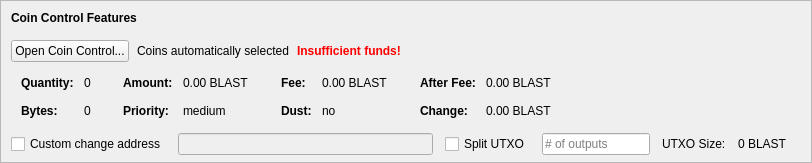
    <widget class="QFrame" name="frameCoinControl">
     <property name="sizePolicy">
      <sizepolicy hsizetype="Expanding" vsizetype="Expanding">
       <horstretch>0</horstretch>
       <verstretch>0</verstretch>
      </sizepolicy>
     </property>
     <property name="maximumSize">
      <size>
       <width>16777215</width>
       <height>16777215</height>
      </size>
     </property>
     <property name="frameShape">
      <enum>QFrame::StyledPanel</enum>
     </property>
     <property name="frameShadow">
      <enum>QFrame::Sunken</enum>
     </property>
     <layout class="QVBoxLayout" name="verticalLayoutCoinControl2">
      <property name="spacing">
       <number>0</number>
      </property>
      <property name="leftMargin">
       <number>0</number>
      </property>
      <property name="topMargin">
       <number>0</number>
      </property>
      <property name="rightMargin">
       <number>0</number>
      </property>
      <property name="bottomMargin">
       <number>6</number>
      </property>
      <item>
       <layout class="QVBoxLayout" name="verticalLayoutCoinControl" stretch="0,0,0,0,1">
        <property name="spacing">
         <number>0</number>
        </property>
        <property name="leftMargin">
         <number>10</number>
        </property>
        <property name="topMargin">
         <number>10</number>
        </property>
        <item>
         <layout class="QHBoxLayout" name="horizontalLayoutCoinControl1">
          <property name="bottomMargin">
           <number>15</number>
          </property>
          <item>
           <widget class="QLabel" name="labelCoinControlFeatures">
            <property name="sizePolicy">
             <sizepolicy hsizetype="Preferred" vsizetype="Maximum">
              <horstretch>0</horstretch>
              <verstretch>0</verstretch>
             </sizepolicy>
            </property>
            <property name="font">
             <font>
              <weight>75</weight>
              <bold>true</bold>
             </font>
            </property>
            <property name="styleSheet">
             <string notr="true">font-weight:bold;</string>
            </property>
            <property name="text">
             <string>Coin Control Features</string>
            </property>
           </widget>
          </item>
         </layout>
        </item>
        <item>
         <layout class="QHBoxLayout" name="horizontalLayoutCoinControl2" stretch="0,0,0,0">
          <property name="spacing">
           <number>8</number>
          </property>
          <property name="bottomMargin">
           <number>10</number>
          </property>
          <item>
           <widget class="QPushButton" name="pushButtonCoinControl">
            <property name="styleSheet">
             <string notr="true"/>
            </property>
            <property name="text">
             <string>Open Coin Control...</string>
            </property>
            <property name="autoDefault">
             <bool>false</bool>
            </property>
           </widget>
          </item>
          <item>
           <widget class="QLabel" name="labelCoinControlAutomaticallySelected">
            <property name="text">
             <string>Coins automatically selected</string>
            </property>
            <property name="margin">
             <number>5</number>
            </property>
           </widget>
          </item>
          <item>
           <widget class="QLabel" name="labelCoinControlInsuffFunds">
            <property name="font">
             <font>
              <weight>75</weight>
              <bold>true</bold>
             </font>
            </property>
            <property name="styleSheet">
             <string notr="true">color:red;font-weight:bold;</string>
            </property>
            <property name="text">
             <string>Insufficient funds!</string>
            </property>
            <property name="margin">
             <number>5</number>
            </property>
           </widget>
          </item>
          <item>
           <spacer name="horizontalSpacerCoinControl">
            <property name="orientation">
             <enum>Qt::Horizontal</enum>
            </property>
            <property name="sizeHint" stdset="0">
             <size>
              <width>40</width>
              <height>1</height>
             </size>
            </property>
           </spacer>
          </item>
         </layout>
        </item>
        <item>
         <widget class="QWidget" name="widgetCoinControl" native="true">
          <property name="sizePolicy">
           <sizepolicy hsizetype="Preferred" vsizetype="Preferred">
            <horstretch>0</horstretch>
            <verstretch>0</verstretch>
           </sizepolicy>
          </property>
          <property name="minimumSize">
           <size>
            <width>0</width>
            <height>0</height>
           </size>
          </property>
          <property name="styleSheet">
           <string notr="true"/>
          </property>
          <layout class="QHBoxLayout" name="horizontalLayoutCoinControl5">
           <property name="leftMargin">
            <number>0</number>
           </property>
           <property name="topMargin">
            <number>0</number>
           </property>
           <property name="rightMargin">
            <number>0</number>
           </property>
           <property name="bottomMargin">
            <number>0</number>
           </property>
           <item>
            <layout class="QHBoxLayout" name="horizontalLayoutCoinControl3" stretch="0,0,0,1">
             <property name="spacing">
              <number>20</number>
             </property>
             <property name="topMargin">
              <number>0</number>
             </property>
             <property name="bottomMargin">
              <number>10</number>
             </property>
             <item>
              <layout class="QFormLayout" name="formLayoutCoinControl1">
               <property name="horizontalSpacing">
                <number>10</number>
               </property>
               <property name="verticalSpacing">
                <number>14</number>
               </property>
               <property name="leftMargin">
                <number>10</number>
               </property>
               <property name="topMargin">
                <number>4</number>
               </property>
               <property name="rightMargin">
                <number>6</number>
               </property>
               <item row="0" column="0">
                <widget class="QLabel" name="labelCoinControlQuantityText">
                 <property name="font">
                  <font>
                   <weight>75</weight>
                   <bold>true</bold>
                  </font>
                 </property>
                 <property name="text">
                  <string>Quantity:</string>
                 </property>
                 <property name="margin">
                  <number>0</number>
                 </property>
                </widget>
               </item>
               <item row="0" column="1">
                <widget class="QLabel" name="labelCoinControlQuantity">
                 <property name="cursor">
                  <cursorShape>IBeamCursor</cursorShape>
                 </property>
                 <property name="contextMenuPolicy">
                  <enum>Qt::ActionsContextMenu</enum>
                 </property>
                 <property name="text">
                  <string notr="true">0</string>
                 </property>
                 <property name="margin">
                  <number>0</number>
                 </property>
                 <property name="textInteractionFlags">
                  <set>Qt::LinksAccessibleByMouse|Qt::TextSelectableByKeyboard|Qt::TextSelectableByMouse</set>
                 </property>
                </widget>
               </item>
               <item row="1" column="0">
                <widget class="QLabel" name="labelCoinControlBytesText">
                 <property name="font">
                  <font>
                   <weight>75</weight>
                   <bold>true</bold>
                  </font>
                 </property>
                 <property name="text">
                  <string>Bytes:</string>
                 </property>
                </widget>
               </item>
               <item row="1" column="1">
                <widget class="QLabel" name="labelCoinControlBytes">
                 <property name="cursor">
                  <cursorShape>IBeamCursor</cursorShape>
                 </property>
                 <property name="contextMenuPolicy">
                  <enum>Qt::ActionsContextMenu</enum>
                 </property>
                 <property name="text">
                  <string notr="true">0</string>
                 </property>
                 <property name="textInteractionFlags">
                  <set>Qt::LinksAccessibleByMouse|Qt::TextSelectableByKeyboard|Qt::TextSelectableByMouse</set>
                 </property>
                </widget>
               </item>
              </layout>
             </item>
             <item>
              <layout class="QFormLayout" name="formLayoutCoinControl2">
               <property name="horizontalSpacing">
                <number>10</number>
               </property>
               <property name="verticalSpacing">
                <number>14</number>
               </property>
               <property name="leftMargin">
                <number>6</number>
               </property>
               <property name="topMargin">
                <number>4</number>
               </property>
               <property name="rightMargin">
                <number>6</number>
               </property>
               <item row="0" column="0">
                <widget class="QLabel" name="labelCoinControlAmountText">
                 <property name="font">
                  <font>
                   <weight>75</weight>
                   <bold>true</bold>
                  </font>
                 </property>
                 <property name="text">
                  <string>Amount:</string>
                 </property>
                 <property name="margin">
                  <number>0</number>
                 </property>
                </widget>
               </item>
               <item row="0" column="1">
                <widget class="QLabel" name="labelCoinControlAmount">
                 <property name="cursor">
                  <cursorShape>IBeamCursor</cursorShape>
                 </property>
                 <property name="contextMenuPolicy">
                  <enum>Qt::ActionsContextMenu</enum>
                 </property>
                 <property name="text">
                  <string notr="true">0.00 BLAST</string>
                 </property>
                 <property name="textInteractionFlags">
                  <set>Qt::LinksAccessibleByMouse|Qt::TextSelectableByKeyboard|Qt::TextSelectableByMouse</set>
                 </property>
                </widget>
               </item>
               <item row="1" column="0">
                <widget class="QLabel" name="labelCoinControlPriorityText">
                 <property name="font">
                  <font>
                   <weight>75</weight>
                   <bold>true</bold>
                  </font>
                 </property>
                 <property name="text">
                  <string>Priority:</string>
                 </property>
                </widget>
               </item>
               <item row="1" column="1">
                <widget class="QLabel" name="labelCoinControlPriority">
                 <property name="cursor">
                  <cursorShape>IBeamCursor</cursorShape>
                 </property>
                 <property name="contextMenuPolicy">
                  <enum>Qt::ActionsContextMenu</enum>
                 </property>
                 <property name="text">
                  <string>medium</string>
                 </property>
                 <property name="textInteractionFlags">
                  <set>Qt::LinksAccessibleByMouse|Qt::TextSelectableByKeyboard|Qt::TextSelectableByMouse</set>
                 </property>
                </widget>
               </item>
              </layout>
             </item>
             <item>
              <layout class="QFormLayout" name="formLayoutCoinControl3">
               <property name="horizontalSpacing">
                <number>10</number>
               </property>
               <property name="verticalSpacing">
                <number>14</number>
               </property>
               <property name="leftMargin">
                <number>6</number>
               </property>
               <property name="topMargin">
                <number>4</number>
               </property>
               <property name="rightMargin">
                <number>6</number>
               </property>
               <item row="0" column="0">
                <widget class="QLabel" name="labelCoinControlFeeText">
                 <property name="font">
                  <font>
                   <weight>75</weight>
                   <bold>true</bold>
                  </font>
                 </property>
                 <property name="text">
                  <string>Fee:</string>
                 </property>
                 <property name="margin">
                  <number>0</number>
                 </property>
                </widget>
               </item>
               <item row="0" column="1">
                <widget class="QLabel" name="labelCoinControlFee">
                 <property name="cursor">
                  <cursorShape>IBeamCursor</cursorShape>
                 </property>
                 <property name="contextMenuPolicy">
                  <enum>Qt::ActionsContextMenu</enum>
                 </property>
                 <property name="text">
                  <string notr="true">0.00 BLAST</string>
                 </property>
                 <property name="textInteractionFlags">
                  <set>Qt::LinksAccessibleByMouse|Qt::TextSelectableByKeyboard|Qt::TextSelectableByMouse</set>
                 </property>
                </widget>
               </item>
               <item row="1" column="0">
                <widget class="QLabel" name="labelCoinControlLowOutputText">
                 <property name="font">
                  <font>
                   <weight>75</weight>
                   <bold>true</bold>
                  </font>
                 </property>
                 <property name="text">
                  <string>Dust:</string>
                 </property>
                </widget>
               </item>
               <item row="1" column="1">
                <widget class="QLabel" name="labelCoinControlLowOutput">
                 <property name="cursor">
                  <cursorShape>IBeamCursor</cursorShape>
                 </property>
                 <property name="contextMenuPolicy">
                  <enum>Qt::ActionsContextMenu</enum>
                 </property>
                 <property name="text">
                  <string>no</string>
                 </property>
                 <property name="textInteractionFlags">
                  <set>Qt::LinksAccessibleByMouse|Qt::TextSelectableByKeyboard|Qt::TextSelectableByMouse</set>
                 </property>
                </widget>
               </item>
              </layout>
             </item>
             <item>
              <layout class="QFormLayout" name="formLayoutCoinControl4">
               <property name="horizontalSpacing">
                <number>10</number>
               </property>
               <property name="verticalSpacing">
                <number>14</number>
               </property>
               <property name="leftMargin">
                <number>6</number>
               </property>
               <property name="topMargin">
                <number>4</number>
               </property>
               <property name="rightMargin">
                <number>6</number>
               </property>
               <item row="0" column="0">
                <widget class="QLabel" name="labelCoinControlAfterFeeText">
                 <property name="font">
                  <font>
                   <weight>75</weight>
                   <bold>true</bold>
                  </font>
                 </property>
                 <property name="text">
                  <string>After Fee:</string>
                 </property>
                 <property name="margin">
                  <number>0</number>
                 </property>
                </widget>
               </item>
               <item row="0" column="1">
                <widget class="QLabel" name="labelCoinControlAfterFee">
                 <property name="cursor">
                  <cursorShape>IBeamCursor</cursorShape>
                 </property>
                 <property name="contextMenuPolicy">
                  <enum>Qt::ActionsContextMenu</enum>
                 </property>
                 <property name="text">
                  <string notr="true">0.00 BLAST</string>
                 </property>
                 <property name="textInteractionFlags">
                  <set>Qt::LinksAccessibleByMouse|Qt::TextSelectableByKeyboard|Qt::TextSelectableByMouse</set>
                 </property>
                </widget>
               </item>
               <item row="1" column="0">
                <widget class="QLabel" name="labelCoinControlChangeText">
                 <property name="font">
                  <font>
                   <weight>75</weight>
                   <bold>true</bold>
                  </font>
                 </property>
                 <property name="text">
                  <string>Change:</string>
                 </property>
                </widget>
               </item>
               <item row="1" column="1">
                <widget class="QLabel" name="labelCoinControlChange">
                 <property name="cursor">
                  <cursorShape>IBeamCursor</cursorShape>
                 </property>
                 <property name="contextMenuPolicy">
                  <enum>Qt::ActionsContextMenu</enum>
                 </property>
                 <property name="text">
                  <string notr="true">0.00 BLAST</string>
                 </property>
                 <property name="textInteractionFlags">
                  <set>Qt::LinksAccessibleByMouse|Qt::TextSelectableByKeyboard|Qt::TextSelectableByMouse</set>
                 </property>
                </widget>
               </item>
              </layout>
             </item>
            </layout>
           </item>
          </layout>
         </widget>
        </item>
        <item>
         <layout class="QHBoxLayout" name="horizontalLayoutCoinControl4" stretch="0,0,0,0,0,0,0">
          <property name="spacing">
           <number>12</number>
          </property>
          <property name="sizeConstraint">
           <enum>QLayout::SetDefaultConstraint</enum>
          </property>
          <property name="topMargin">
           <number>5</number>
          </property>
          <property name="rightMargin">
           <number>5</number>
          </property>
          <item>
           <widget class="QCheckBox" name="checkBoxCoinControlChange">
            <property name="toolTip">
             <string>If this is activated, but the change address is empty or invalid, change will be sent to a newly generated address.</string>
            </property>
            <property name="text">
             <string>Custom change address</string>
            </property>
           </widget>
          </item>
          <item>
           <widget class="QValidatedLineEdit" name="lineEditCoinControlChange">
            <property name="enabled">
             <bool>false</bool>
            </property>
            <property name="sizePolicy">
             <sizepolicy hsizetype="Expanding" vsizetype="Fixed">
              <horstretch>0</horstretch>
              <verstretch>0</verstretch>
             </sizepolicy>
            </property>
           </widget>
          </item>
          <item>
           <widget class="QCheckBox" name="splitBlockCheckBox">
            <property name="text">
             <string>Split UTXO</string>
            </property>
           </widget>
          </item>
          <item>
           <widget class="QLineEdit" name="splitBlockLineEdit">
            <property name="sizePolicy">
             <sizepolicy hsizetype="Fixed" vsizetype="Fixed">
              <horstretch>50</horstretch>
              <verstretch>0</verstretch>
             </sizepolicy>
            </property>
            <property name="placeholderText">
             <string># of outputs</string>
            </property>
           </widget>
          </item>
          <item>
           <widget class="QLabel" name="labelBlockSizeText">
            <property name="text">
             <string>UTXO Size:</string>
            </property>
           </widget>
          </item>
          <item>
           <widget class="QLabel" name="labelBlockSize">
            <property name="text">
             <string>0 BLAST</string>
            </property>
           </widget>
          </item>
          <item>
           <widget class="QLabel" name="labelCoinControlChangeLabel">
            <property name="sizePolicy">
             <sizepolicy hsizetype="Preferred" vsizetype="Expanding">
              <horstretch>0</horstretch>
              <verstretch>0</verstretch>
             </sizepolicy>
            </property>
            <property name="minimumSize">
             <size>
              <width>0</width>
              <height>0</height>
             </size>
            </property>
            <property name="text">
             <string/>
            </property>
            <property name="margin">
             <number>3</number>
            </property>
           </widget>
          </item>
         </layout>
        </item>
        <item>
         <spacer name="verticalSpacerCoinControl">
          <property name="orientation">
           <enum>Qt::Vertical</enum>
          </property>
          <property name="sizeHint" stdset="0">
           <size>
            <width>800</width>
            <height>1</height>
           </size>
          </property>
         </spacer>
        </item>
       </layout>
      </item>
     </layout>
    </widget>
